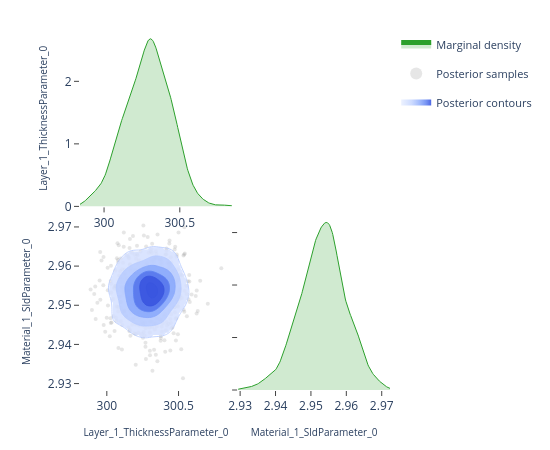

The notebook cell saved with this chart:
### Code cell
# ---- Pairwise focus: thickness vs SLD ---------------------------------------
# A 2-parameter corner plot zooms in on the joint posterior for a specific
# pair.  This is the same view the EasyReflectometryApp's "2D Heatmap"
# sub-tab uses to inspect parameter degeneracies.


params_of_interest = ['Layer_1_ThicknessParameter_0', 'Material_1_SldParameter_0']
idx = [posterior.param_names.index(p) for p in params_of_interest]
subset_draws = np.asarray(posterior.draws)[:, idx]

fig = plot_corner(subset_draws, params_of_interest)
fig.show()

### Figure 1 — Plotly figure (JSON) as saved in the notebook; plotly's stock layout.template omitted (floating-point values rounded to 4 significant figures; data arrays with more than 128 entries replaced by an {"elided": "..."} marker saying what was removed)
{"data": [{"fill": "tozeroy", "fillcolor": "rgba(44, 160, 44, 0.22)", "hoverinfo": "skip", "legendgroup": "marginal", "line": {"color": "rgb(44, 160, 44)", "width": 1}, "mode": "lines", "name": "Marginal density", "showlegend": true, "type": "scatter", "x": {"elided": "256 float values"}, "xaxis": "x", "y": {"elided": "256 float values"}, "yaxis": "y"}, {"hoverinfo": "skip", "legendgroup": "scatter", "marker": {"color": "rgba(140, 140, 140, 0.22)", "size": 4}, "mode": "markers", "name": "Posterior samples", "showlegend": true, "type": "scatter", "x": {"elided": "520 float values"}, "xaxis": "x3", "y": {"elided": "520 float values"}, "yaxis": "y3", "zorder": 0}, {"colorscale": [[0.0, "rgba(224, 233, 255, 0.62)"], [0.35, "rgba(183, 203, 255, 0.70)"], [0.6, "rgba(138, 169, 252, 0.78)"], [0.82, "rgba(96, 131, 242, 0.84)"], [1.0, "rgba(58, 86, 224, 0.90)"]], "connectgaps": false, "contours": {"coloring": "fill", "end": 157.0, "showlabels": false, "showlines": false, "size": 24.78, "start": 33.04}, "hoverinfo": "skip", "legendgroup": "contour", "name": "Posterior contours", "showlegend": true, "showscale": false, "type": "contour", "x": [299.8, 299.9, 299.9, 299.9, 299.9, 299.9, 299.9, 299.9, 299.9, 300.0, 300.0, 300.0, 300.0, 300.0, 300.0, 300.0, 300.0, 300.1, 300.1, 300.1, 300.1, 300.1, 300.1, 300.1, 300.1, 300.2, 300.2, 300.2, 300.2, 300.2, 300.2, 300.2, 300.2, 300.3, 300.3, 300.3, 300.3, 300.3, 300.3, 300.3, 300.3, 300.4, 300.4, 300.4, 300.4, 300.4, 300.4, 300.4, 300.5, 300.5, 300.5, 300.5, 300.5, 300.5, 300.5, 300.5, 300.6, 300.6, 300.6, 300.6, 300.6, 300.6, 300.6, 300.6, 300.7, 300.7, 300.7, 300.7, 300.7, 300.7, 300.7, 300.7, 300.8, 300.8, 300.8, 300.8, 300.8, 300.8, 300.8, 300.8], "xaxis": "x3", "y": [2.929, 2.93, 2.931, 2.931, 2.932, 2.932, 2.933, 2.933, 2.934, 2.934, 2.935, 2.935, 2.936, 2.936, 2.937, 2.938, 2.938, 2.939, 2.939, 2.94, 2.94, 2.941, 2.941, 2.942, 2.942, 2.943, 2.944, 2.944, 2.945, 2.945, 2.946, 2.946, 2.947, 2.947, 2.948, 2.948, 2.949, 2.95, 2.95, 2.951, 2.951, 2.952, 2.952, 2.953, 2.953, 2.954, 2.954, 2.955, 2.955, 2.956, 2.957, 2.957, 2.958, 2.958, 2.959, 2.959, 2.96, 2.96, 2.961, 2.961, 2.962, 2.963, 2.963, 2.964, 2.964, 2.965, 2.965, 2.966, 2.966, 2.967, 2.967, 2.968, 2.969, 2.969, 2.97, 2.97, 2.971, 2.971, 2.972, 2.972], "yaxis": "y3", "z": {"elided": "80x80 float values"}, "zmax": 157.0, "zmin": 33.04, "zorder": 1}, {"colorscale": [[0.0, "rgba(183, 203, 255, 0.94)"], [0.35, "rgba(183, 203, 255, 0.94)"], [0.35, "rgba(138, 169, 252, 0.95)"], [0.6, "rgba(138, 169, 252, 0.95)"], [0.6, "rgba(96, 131, 242, 0.96)"], [0.82, "rgba(96, 131, 242, 0.96)"], [0.82, "rgba(58, 86, 224, 0.98)"], [1.0, "rgba(58, 86, 224, 0.98)"]], "contours": {"coloring": "lines", "end": 157.0, "showlabels": false, "size": 24.78, "start": 33.04}, "hoverinfo": "skip", "legendgroup": "contour", "line": {"width": 0.9}, "showlegend": false, "showscale": false, "type": "contour", "x": [299.8, 299.9, 299.9, 299.9, 299.9, 299.9, 299.9, 299.9, 299.9, 300.0, 300.0, 300.0, 300.0, 300.0, 300.0, 300.0, 300.0, 300.1, 300.1, 300.1, 300.1, 300.1, 300.1, 300.1, 300.1, 300.2, 300.2, 300.2, 300.2, 300.2, 300.2, 300.2, 300.2, 300.3, 300.3, 300.3, 300.3, 300.3, 300.3, 300.3, 300.3, 300.4, 300.4, 300.4, 300.4, 300.4, 300.4, 300.4, 300.5, 300.5, 300.5, 300.5, 300.5, 300.5, 300.5, 300.5, 300.6, 300.6, 300.6, 300.6, 300.6, 300.6, 300.6, 300.6, 300.7, 300.7, 300.7, 300.7, 300.7, 300.7, 300.7, 300.7, 300.8, 300.8, 300.8, 300.8, 300.8, 300.8, 300.8, 300.8], "xaxis": "x3", "y": [2.929, 2.93, 2.931, 2.931, 2.932, 2.932, 2.933, 2.933, 2.934, 2.934, 2.935, 2.935, 2.936, 2.936, 2.937, 2.938, 2.938, 2.939, 2.939, 2.94, 2.94, 2.941, 2.941, 2.942, 2.942, 2.943, 2.944, 2.944, 2.945, 2.945, 2.946, 2.946, 2.947, 2.947, 2.948, 2.948, 2.949, 2.95, 2.95, 2.951, 2.951, 2.952, 2.952, 2.953, 2.953, 2.954, 2.954, 2.955, 2.955, 2.956, 2.957, 2.957, 2.958, 2.958, 2.959, 2.959, 2.96, 2.96, 2.961, 2.961, 2.962, 2.963, 2.963, 2.964, 2.964, 2.965, 2.965, 2.966, 2.966, 2.967, 2.967, 2.968, 2.969, 2.969, 2.97, 2.97, 2.971, 2.971, 2.972, 2.972], "yaxis": "y3", "z": {"elided": "80x80 float values"}, "zmax": 157.0, "zmin": 33.04, "zorder": 2}, {"fill": "tozeroy", "fillcolor": "rgba(44, 160, 44, 0.22)", "hoverinfo": "skip", "legendgroup": "marginal", "line": {"color": "rgb(44, 160, 44)", "width": 1}, "mode": "lines", "name": "Marginal density", "showlegend": false, "type": "scatter", "x": {"elided": "256 float values"}, "xaxis": "x4", "y": {"elided": "256 float values"}, "yaxis": "y4"}], "layout": {"height": 450, "legend": {"font": {"size": 11}, "itemsizing": "constant", "orientation": "v", "x": 1.02, "xanchor": "left", "y": 1.0, "yanchor": "top"}, "margin": {"b": 60, "l": 80, "r": 160, "t": 30}, "plot_bgcolor": "white", "showlegend": true, "width": 550, "xaxis": {"anchor": "y", "domain": [0.0, 0.49], "showgrid": false, "ticks": "outside", "zeroline": false}, "xaxis2": {"anchor": "y2", "domain": [0.51, 1.0], "showgrid": false, "ticks": "outside", "visible": false, "zeroline": false}, "xaxis3": {"anchor": "y3", "domain": [0.0, 0.49], "showgrid": false, "ticks": "outside", "title": {"font": {"size": 10}, "text": "Layer_1_ThicknessParameter_0"}, "zeroline": false}, "xaxis4": {"anchor": "y4", "domain": [0.51, 1.0], "showgrid": false, "ticks": "outside", "title": {"font": {"size": 10}, "text": "Material_1_SldParameter_0"}, "zeroline": false}, "yaxis": {"anchor": "x", "domain": [0.51, 1.0], "showgrid": false, "ticks": "outside", "title": {"font": {"size": 10}, "text": "Layer_1_ThicknessParameter_0"}, "zeroline": false}, "yaxis2": {"anchor": "x2", "domain": [0.51, 1.0], "showgrid": false, "ticks": "outside", "visible": false, "zeroline": false}, "yaxis3": {"anchor": "x3", "domain": [0.0, 0.49], "showgrid": false, "ticks": "outside", "title": {"font": {"size": 10}, "text": "Material_1_SldParameter_0"}, "zeroline": false}, "yaxis4": {"anchor": "x4", "domain": [0.0, 0.49], "showgrid": false, "showticklabels": false, "ticks": "outside", "zeroline": false}}}
